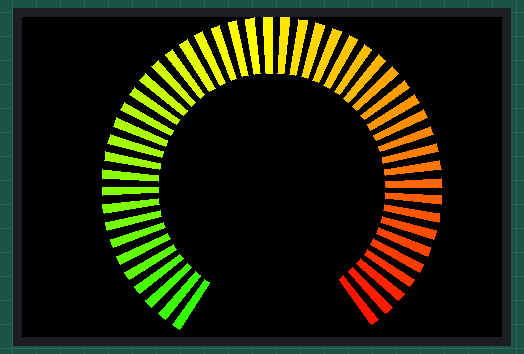
Recording of a sketch running on a simulated ESP32. On the bench: 480×320 colour display.

Above: at 4.6 s.

The sketch:

Meter_ring_HX8357_1.ino
```cpp
/*
 An example showing 'ring' analogue meters on a HX8357 TFT
 colour screen

 Needs Fonts 2, 4 and 7 (also Font 6 if using a large size meter)
 */

// Meter colour schemes
#define RED2RED 0
#define GREEN2GREEN 1
#define BLUE2BLUE 2
#define BLUE2RED 3
#define GREEN2RED 4
#define RED2GREEN 5

#include <Adafruit_GFX_AS.h>     // Core graphics library
#include <Adafruit_HX8357_AS.h> // Fast hardware-specific library

#define HX8357_GREY 0x2104 // Dark grey 16 bit colour

Adafruit_HX8357_AS tft = Adafruit_HX8357_AS(); // Invoke custom library

uint32_t runTime = -99999;       // time for next update

int reading = 0; // Value to be displayed
int d = 0; // Variable used for the sinewave test waveform
boolean alert = 0;
int8_t ramp = 1;

void setup(void) {
  tft.begin(HX8357B);
  //Serial.begin(9600);
  tft.setRotation(1);

  tft.fillScreen(HX8357_BLACK);
}


void loop() {
  if (millis() - runTime >= 0L) { // Execute every 2s
    runTime = millis();

    // Test with a slowly changing value from a Sine function
    //d += 4; if (d >= 360) d = 0;

    // Set the the position, gap between meters, and inner radius of the meters
    int xpos = 0, ypos = 5, gap = 4, radius = 52;

    // Draw meter and get back x position of next meter

    // Test with Sine wave function, normally reading will be from a sensor
    //reading = 250 + 250 * sineWave(d+0);
    //xpos = gap + ringMeter(reading, 0, 500, xpos, ypos, radius, "mA", GREEN2RED); // Draw analogue meter

    //reading = 20 + 30 * sineWave(d+60);
    //xpos = gap + ringMeter(reading, -10, 50, xpos, ypos, radius, "degC", BLUE2RED); // Draw analogue meter

    //reading = 50 + 50 * sineWave(d + 120);
    //ringMeter(reading, 0, 100, xpos, ypos, radius, "%RH", BLUE2BLUE); // Draw analogue meter


    // Draw two more larger meters
    //xpos = 20, ypos = 115, gap = 24, radius = 64;

    //reading = 1000 + 150 * sineWave(d + 90);
    //xpos = gap + ringMeter(reading, 850, 1150, xpos, ypos, radius, "mb", BLUE2RED); // Draw analogue meter

    //reading = 15 + 15 * sineWave(d + 150);
    //xpos = gap + ringMeter(reading, 0, 30, xpos, ypos, radius, "Volts", GREEN2GREEN); // Draw analogue meter

    // Draw a large meter
    xpos = 480/2 - 160, ypos = 0, gap = 15, radius = 170;
    reading +=(ramp);
    if (reading>98) ramp = -1;
    if (reading<0) ramp = 1;
    // Comment out above meters, then uncomment the next line to show large meter
    ringMeter(reading,0,100, xpos,ypos,radius," Watts",GREEN2RED); // Draw analogue meter

  }
}

// #########################################################################
//  Draw the meter on the screen, returns x coord of righthand side
// #########################################################################
int ringMeter(int value, int vmin, int vmax, int x, int y, int r, char *units, byte scheme)
{
  // Minimum value of r is about 52 before value text intrudes on ring
  // drawing the text first is an option

  x += r; y += r;   // Calculate coords of centre of ring

  int w = r / 3;    // Width of outer ring is 1/4 of radius

  int angle = 150;  // Half the sweep angle of meter (300 degrees)

  int v = map(value, vmin, vmax, -angle, angle); // Map the value to an angle v

  byte seg = 3; // Segments are 3 degrees wide = 100 segments for 300 degrees
  byte inc = 6; // Draw segments every 3 degrees, increase to 6 for segmented ring

  // Variable to save "value" text colour from scheme and set default
  int colour = HX8357_BLUE;

  // Draw colour blocks every inc degrees
  for (int i = -angle+inc/2; i < angle-inc/2; i += inc) {
    // Calculate pair of coordinates for segment start
    float sx = cos((i - 90) * 0.0174532925);
    float sy = sin((i - 90) * 0.0174532925);
    uint16_t x0 = sx * (r - w) + x;
    uint16_t y0 = sy * (r - w) + y;
    uint16_t x1 = sx * r + x;
    uint16_t y1 = sy * r + y;

    // Calculate pair of coordinates for segment end
    float sx2 = cos((i + seg - 90) * 0.0174532925);
    float sy2 = sin((i + seg - 90) * 0.0174532925);
    int x2 = sx2 * (r - w) + x;
    int y2 = sy2 * (r - w) + y;
    int x3 = sx2 * r + x;
    int y3 = sy2 * r + y;

    if (i < v) { // Fill in coloured segments with 2 triangles
      switch (scheme) {
        case 0: colour = HX8357_RED; break; // Fixed colour
        case 1: colour = HX8357_GREEN; break; // Fixed colour
        case 2: colour = HX8357_BLUE; break; // Fixed colour
        case 3: colour = rainbow(map(i, -angle, angle, 0, 127)); break; // Full spectrum blue to red
        case 4: colour = rainbow(map(i, -angle, angle, 70, 127)); break; // Green to red (high temperature etc)
        case 5: colour = rainbow(map(i, -angle, angle, 127, 63)); break; // Red to green (low battery etc)
        default: colour = HX8357_BLUE; break; // Fixed colour
      }
      tft.fillTriangle(x0, y0, x1, y1, x2, y2, colour);
      tft.fillTriangle(x1, y1, x2, y2, x3, y3, colour);
      //text_colour = colour; // Save the last colour drawn
    }
    else // Fill in blank segments
    {
      tft.fillTriangle(x0, y0, x1, y1, x2, y2, HX8357_GREY);
      tft.fillTriangle(x1, y1, x2, y2, x3, y3, HX8357_GREY);
    }
  }
  // Convert value to a string
  char buf[10];
  byte len = 3; if (value > 999) len = 5;
  dtostrf(value, len, 0, buf);
  buf[len] = ' '; buf[len+1] = 0; // Add blanking space and terminator, helps to centre text too!
  // Set the text colour to default
  tft.setTextSize(2);

  if (value<vmin || value>vmax) {
    drawAlert(x,y+90,50,1);
  }
  else {
    drawAlert(x,y+90,50,0);
  }

  tft.setTextColor(HX8357_WHITE, HX8357_BLACK);
  // Uncomment next line to set the text colour to the last segment value!
  tft.setTextColor(colour, HX8357_BLACK);
  // Print value, if the meter is large then use big font 6, othewise use 4
  if (r > 84) tft.drawRightString(buf, x + 96, y - 60, 7); // Value in middle
  else tft.drawCentreString(buf, x - 5, y - 20, 4); // Value in middle
  tft.setTextSize(1);
  // Print units, if the meter is large then use big font 4, othewise use 2
  tft.setTextColor(HX8357_WHITE, HX8357_BLACK);
  if (r > 84) tft.drawCentreString(units, x, y + 50, 4); // Units display
  else tft.drawCentreString(units, x, y + 5, 2); // Units display

  // Calculate and return right hand side x coordinate
  return x + r;
}

void drawAlert(int x, int y , int side, boolean draw)
{
  if (draw && !alert) {
    tft.fillTriangle(x, y, x+30, y+47, x-30, y+47, rainbow(95));
    tft.setTextColor(HX8357_BLACK);
    tft.drawCentreString("!", x, y + 6, 4);
    alert = 1;
  }
  else if (!draw) {
    tft.fillTriangle(x, y, x+30, y+47, x-30, y+47, HX8357_BLACK);
    alert = 0;
  }
}

// #########################################################################
// Return a 16 bit rainbow colour
// #########################################################################
unsigned int rainbow(byte value)
{
  // Value is expected to be in range 0-127
  // The value is converted to a spectrum colour from 0 = blue through to 127 = red

  byte red = 0; // Red is the top 5 bits of a 16 bit colour value
  byte green = 0;// Green is the middle 6 bits
  byte blue = 0; // Blue is the bottom 5 bits

  byte quadrant = value / 32;

  if (quadrant == 0) {
    blue = 31;
    green = 2 * (value % 32);
    red = 0;
  }
  if (quadrant == 1) {
    blue = 31 - (value % 32);
    green = 63;
    red = 0;
  }
  if (quadrant == 2) {
    blue = 0;
    green = 63;
    red = value % 32;
  }
  if (quadrant == 3) {
    blue = 0;
    green = 63 - 2 * (value % 32);
    red = 31;
  }
  return (red << 11) + (green << 5) + blue;
}

// #########################################################################
// Return a value in range -1 to +1 for a given phase angle in degrees
// #########################################################################
float sineWave(int phase) {
  return sin(phase * 0.0174532925);
}
```
